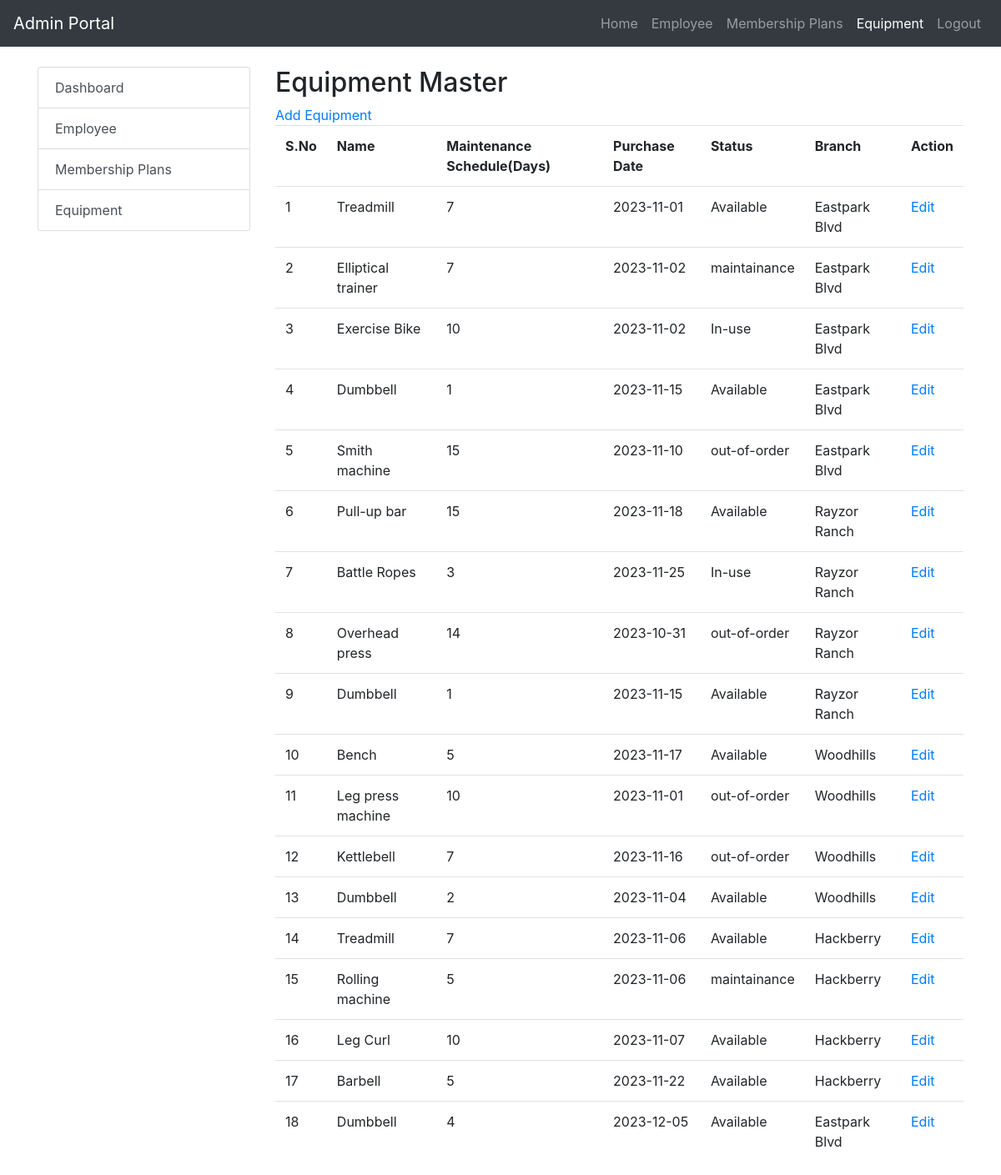
Page /admin-equipmentlist.php (signed in) on the committed database.
### tables this page shows
CREATE TABLE `equipment` (
  `equipmentid` int(11) NOT NULL,
  `equipment_name` varchar(255) DEFAULT NULL,
  `maintenance_schedule` int(11) DEFAULT NULL,
  `purchase_date` date DEFAULT NULL,
  `status` varchar(255) DEFAULT NULL,
  `branch_id` int(11) DEFAULT NULL
);

CREATE TABLE `branch` (
  `branchid` int(11) NOT NULL,
  `address` varchar(255) DEFAULT NULL,
  `city` varchar(255) DEFAULT NULL,
  `state` varchar(255) DEFAULT NULL,
  `gym_id` bigint(20) DEFAULT NULL
);

### admin-equipmentlist.php (the view, shortened to what this page needs)
<!DOCTYPE html>
<html lang="en">
<head>
    <link rel="stylesheet" href="https://maxcdn.bootstrapcdn.com/bootstrap/4.0.0/css/bootstrap.min.css">
</head>
<body>
<nav class="navbar navbar-expand-lg navbar-dark bg-dark">
    <a class="navbar-brand" href="#">Admin Portal</a>
    <div class="collapse navbar-collapse" id="navbarNav">
        <ul class="navbar-nav ml-auto">
            <li class="nav-item">
                <a class="nav-link" href="admindashboard.php">Home</a>
            </li>
            <li class="nav-item" >
                <a class="nav-link" href="admin-employee.php">Employee</a>
            </li>
            <li class="nav-item">
                <a class="nav-link" href="admin-membershiplist.php">Membership Plans</a>
            </li>
            <li class="nav-item active">
                <a class="nav-link" href="admin-equipmentlist.php">Equipment</a>
            </li>
            <li class="nav-item">
                <a class="nav-link" href="logout.php">Logout</a>
            </li>
        </ul>
    </div>
</nav>
<div class="container mt-4">
    <div class="row">
        <div class="col-md-3">
            <div class="list-group">
                <a href="admindashboard.php" class="list-group-item list-group-item-action">Dashboard</a>
                <a href="admin-employee.php" class="list-group-item list-group-item-action">Employee</a>
                <a href="admin-membershiplist.php" class="list-group-item list-group-item-action">Membership Plans</a>
                <a href="admin-equipmentlist.php" class="list-group-item list-group-item-action">Equipment</a>
            </div>
        </div>
        <div class="col-md-9">
                <h2>Equipment Master</h2>
                <a href='equipment-add.php'>Add Equipment</a>
                <?php
$con = mysqli_connect("localhost:3307","root","","gym_management_system");
$var=mysqli_query($con,"select * from equipment");
echo "<table class='table'>";
echo "<tr>
<th>S.No</th>
<th>Name</th>
<th>Maintenance Schedule(Days)</th>
<th>Purchase Date</th>
<th>Status</th>
<th>Branch</th>
<th>Action</th>
</tr>";
if(mysqli_num_rows($var)>0){
    $i=1;
    while($arr=mysqli_fetch_row($var))
    {
        $branch=mysqli_query($con,"select * from branch where branchid=$arr[5]");
        $brancharr=mysqli_fetch_row($branch);
    echo "<tr>
    <td>$i</td>
    <td>$arr[1]</td>
    <td>$arr[2]</td>
    <td>$arr[3]</td>
    <td>$arr[4]</td>
    <td>$brancharr[1]</td>
    <td>";
        echo"<a href='equipment-edit.php?id=$arr[0]&name=$arr[1]&maintenace=$arr[2]&purchase=$arr[3]&status=$arr[4]&branch=$arr[5]'>Edit</a>";
    echo"</td>
    </tr>";
    $i+=1;
}
    echo "</table>";
}
?>
        </div>
    </div>
</div>
</body>
</html>

### rows in the picture
equipment: equipment_name "Treadmill", maintenance_schedule "7", purchase_date "2023-11-01", status "Available", branch.address "Eastpark Blvd"
equipment: equipment_name "Elliptical trainer", maintenance_schedule "7", purchase_date "2023-11-02", status "maintainance", branch.address "Eastpark Blvd"
equipment: equipment_name "Exercise Bike", maintenance_schedule "10", purchase_date "2023-11-02", status "In-use", branch.address "Eastpark Blvd"
equipment: equipment_name "Dumbbell", maintenance_schedule "1", purchase_date "2023-11-15", status "Available", branch.address "Eastpark Blvd"
equipment: equipment_name "Smith machine", maintenance_schedule "15", purchase_date "2023-11-10", status "out-of-order", branch.address "Eastpark Blvd"
equipment: equipment_name "Pull-up bar", maintenance_schedule "15", purchase_date "2023-11-18", status "Available", branch.address "Rayzor Ranch"
equipment: equipment_name "Battle Ropes", maintenance_schedule "3", purchase_date "2023-11-25", status "In-use", branch.address "Rayzor Ranch"
equipment: equipment_name "Overhead press", maintenance_schedule "14", purchase_date "2023-10-31", status "out-of-order", branch.address "Rayzor Ranch"
equipment: equipment_name "Dumbbell", maintenance_schedule "1", purchase_date "2023-11-15", status "Available", branch.address "Rayzor Ranch"
equipment: equipment_name "Bench", maintenance_schedule "5", purchase_date "2023-11-17", status "Available", branch.address "Woodhills"
equipment: equipment_name "Leg press machine", maintenance_schedule "10", purchase_date "2023-11-01", status "out-of-order", branch.address "Woodhills"
equipment: equipment_name "Kettlebell", maintenance_schedule "7", purchase_date "2023-11-16", status "out-of-order", branch.address "Woodhills"
equipment: equipment_name "Dumbbell", maintenance_schedule "2", purchase_date "2023-11-04", status "Available", branch.address "Woodhills"
equipment: equipment_name "Treadmill", maintenance_schedule "7", purchase_date "2023-11-06", status "Available", branch.address "Hackberry"
equipment: equipment_name "Rolling machine", maintenance_schedule "5", purchase_date "2023-11-06", status "maintainance", branch.address "Hackberry"
equipment: equipment_name "Leg Curl", maintenance_schedule "10", purchase_date "2023-11-07", status "Available", branch.address "Hackberry"
equipment: equipment_name "Barbell", maintenance_schedule "5", purchase_date "2023-11-22", status "Available", branch.address "Hackberry"
equipment: equipment_name "Dumbbell", maintenance_schedule "4", purchase_date "2023-12-05", status "Available", branch.address "Eastpark Blvd"
